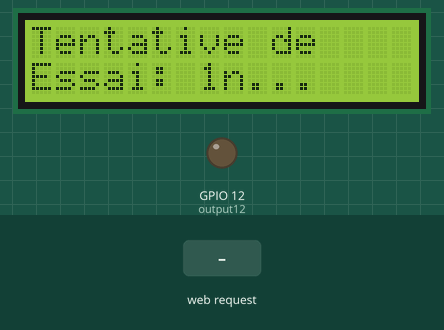
Recording of a sketch running on a simulated ESP32. On the bench: 16×2 character LCD, output pins drawn as LEDs (lit = HIGH). The inputs (shaded band) are chosen by the test bench. WiFi joins after 1.5 s; servers stay silent unless stated; what the sketch prints to the serial monitor is not drawn.

Above: at 1.2 s.
At 3.3 s:
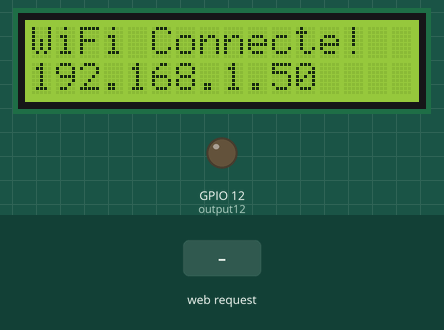
3.4 s: HTTP request GET /12/on received
At 4.3 s:
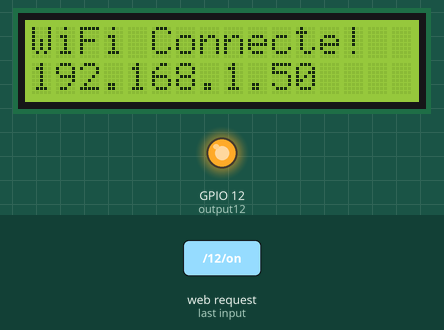
4.9 s: HTTP request GET /12/off received
At 5.4 s:
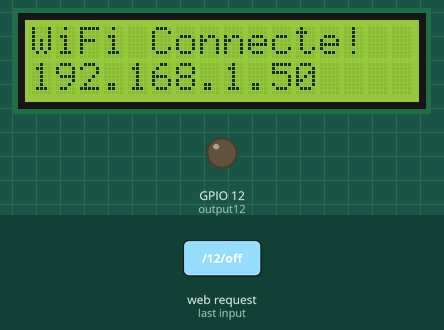
Timing chart, 0 to 7.9 s (numbered marks = the images above; inputs shaded):
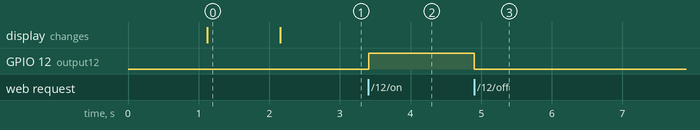

Measured:
- after the input at 3.4 s, GPIO 12 (output12): LOW → HIGH at once
- after the input at 4.9 s, GPIO 12 (output12): HIGH → LOW at once
- what the display in image 0 shows lasts 1.1 s, from 1.1 s to 2.2 s

The sketch:

Wifi.ino
```cpp
/*
Wifi
Met en place une connexion wifi et permet de gérer l'état de la LED de la maison via un bouton sur une page web.
*/

#include <Wire.h>
#include <LiquidCrystal_I2C.h>
#include <WiFi.h>
#include <WebServer.h>


String header;
String output12State = "off";
unsigned long currentTime = millis();
unsigned long previousTime = 0;


const long timeoutTime = 2000;


const int output12 = 12;

const char* ssid = "Florian";
const char* password = "Nolan.Ammar15";


LiquidCrystal_I2C lcd(0x27, 16, 2);
WiFiServer server(80);

void setup() {

  pinMode(output12, OUTPUT);


  digitalWrite(output12, LOW);

  lcd.init();
  lcd.backlight();
  lcd.setCursor(0, 0);
  lcd.print("Connexion au");
  lcd.setCursor(0, 1);
  lcd.print("Wi-Fi...");

  // Démarrer la connexion Wi-Fi
  WiFi.begin(ssid, password);


  lcd.clear();
  lcd.setCursor(0, 0);
  lcd.print("Tentative de");
  lcd.setCursor(0, 1);
  lcd.print("connexion...");


  int attempts = 0;
  while (WiFi.status() != WL_CONNECTED && attempts < 20) {
    delay(1000);
    lcd.setCursor(0, 1);
    lcd.print("Essai: ");
    lcd.print(attempts + 1);
    attempts++;
  }

  if (WiFi.status() == WL_CONNECTED) {

    lcd.clear();
    lcd.setCursor(0, 0);
    lcd.print("WiFi Connecte!");
    Serial.println(WiFi.localIP());


    lcd.setCursor(0, 1);
    lcd.print(WiFi.localIP());


    // Démarrer le serveur
    server.begin();
  } else {
    lcd.clear();
    lcd.setCursor(0, 0);
    lcd.print("Echec Connexion");
    lcd.setCursor(0, 1);
    lcd.print("Rev. SSID/Mdp");
  }
}


void loop() {

  WiFiClient client = server.available();

  if (client) {
    currentTime = millis();
    previousTime = currentTime;
    Serial.println("New Client.");
    String currentLine = "";
    while (client.connected() && currentTime - previousTime <= timeoutTime) {
      currentTime = millis();
      if (client.available()) {
        char c = client.read();
        Serial.write(c);
        header += c;
        if (c == '\n') {

          if (currentLine.length() == 0) {

            client.println("HTTP/1.1 200 OK");
            client.println("Content-type:text/html");
            client.println("Connection: close");
            client.println();


            if (header.indexOf("GET /12/on") >= 0) {
              Serial.println("GPIO 12 on");
              output12State = "on";
              digitalWrite(output12, HIGH);
            } else if (header.indexOf("GET /12/off") >= 0) {
              Serial.println("GPIO 12 off");
              output12State = "off";
              digitalWrite(output12, LOW);
            }


            client.println("<!DOCTYPE html><html>");
            client.println("<head><meta name=\"viewport\" content=\"width=device-width, initial-scale=1\">");
            client.println("<link rel=\"icon\" href=\"data:,\">");
            client.println("<style>html { font-family: Helvetica; display: inline-block; margin: 0px auto; text-align: center;}");
            client.println(".button { background-color: #4CAF50; border: none; color: white; padding: 16px 40px;");
            client.println("text-decoration: none; font-size: 30px; margin: 2px; cursor: pointer;}");
            client.println(".button2 {background-color: #555555;}</style></head>");


            client.println("<body><h1>ESP32 Web Server</h1>");


            client.println("<p>LED Jaune - State " + output12State + "</p>");

            if (output12State=="off") {
              client.println("<p><a href=\"/12/on\"><button class=\"button\">ON</button></a></p>");
            } else {
              client.println("<p><a href=\"/12/off\"><button class=\"button button2\">OFF</button></a></p>");
            }

            client.println();

            break;
          } else {
            currentLine = "";
          }
        } else if (c != '\r') {
          currentLine += c;
        }
      }
    }

    header = "";

    // Fermer la connexion
    client.stop();
    Serial.println("Client disconnected.");
    Serial.println("");

  }


  static unsigned long lastUpdate = 0;
  unsigned long currentMillis = millis();

  if (currentMillis - lastUpdate >= 5000) {
    lastUpdate = currentMillis;


    lcd.clear();
    lcd.setCursor(0, 0);
    lcd.print("WiFi Connecte!");
    lcd.setCursor(0, 1);
    Serial.println(WiFi.localIP());
    lcd.print(WiFi.localIP());
  }
}
```
